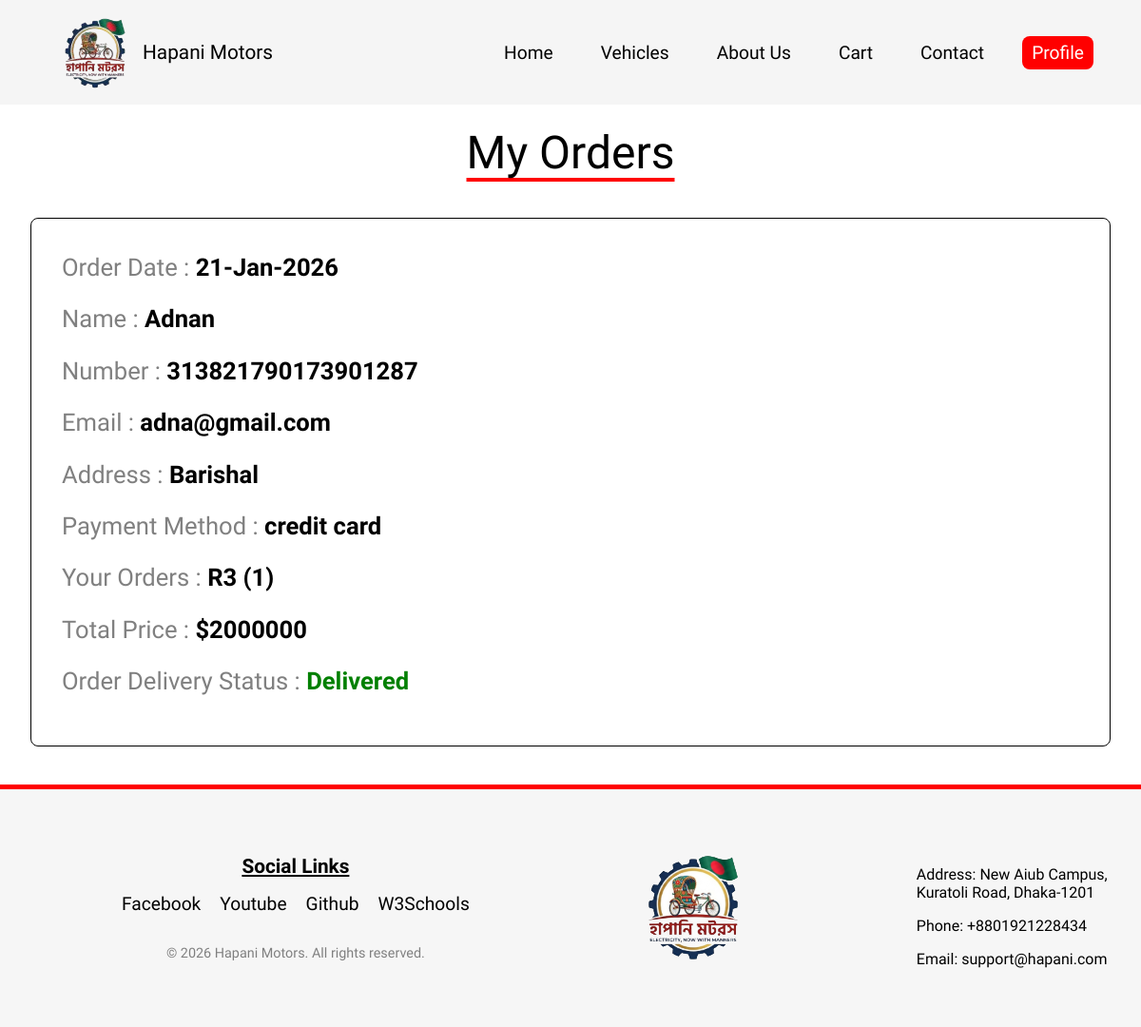
Screenshot of /controller/OrderHistoryController.php (signed in) with the database file from the repository.
### tables this page shows
CREATE TABLE `orders` (
  `order_id` int(100) NOT NULL,
  `user_id` int(100) NOT NULL,
  `name` varchar(100) NOT NULL,
  `number` varchar(100) NOT NULL,
  `email` varchar(100) NOT NULL,
  `method` varchar(100) NOT NULL,
  `address` varchar(1000) NOT NULL,
  `total_products` varchar(1000) NOT NULL,
  `total_price` int(100) NOT NULL,
  `date` varchar(100) NOT NULL,
  `comment` varchar(100) NOT NULL
);

### controller/OrderHistoryController.php (called while the page is built, shortened)
<?php
include '../model/Order.php';
$user_id = $_SESSION['user_id'];
$select_orders = getUserOrders($user_id);
include '../view/user_orders.php';
?>

### model/order.php (called while the page is built, shortened)
<?php
function getUserOrders($user_id) {
    $conn= mysqli_connect("localhost", "root", "", "hapani");
    $user_id= mysqli_real_escape_string($conn, $user_id);
    $sql = "SELECT * FROM orders WHERE user_id = '$user_id' ORDER BY order_id DESC";
    $result = mysqli_query($conn, $sql);
    return $result;
}
?>

### view/user_orders.php (the view, shortened to what this page needs)
<!DOCTYPE html>
<html lang="en">
<head>
   <link rel="stylesheet" href="../view/css/css.css">
</head>
<body>
   <header>
      <?php include 'user_profile_header.php'; ?>
   </header>
   <section class="placed-orders">
      <h1 class="title">My Orders</h1>
      <div class="box-container">
      <?php
         if(mysqli_num_rows($select_orders) > 0){
            while($fetch_orders = mysqli_fetch_assoc($select_orders)){
      ?>
      <div class="box">
         <p> Order Date : <span><?= htmlspecialchars($fetch_orders['date']); ?></span> </p>
         <p> Name : <span><?= htmlspecialchars($fetch_orders['name']); ?></span> </p>
         <p> Number : <span><?= htmlspecialchars($fetch_orders['number']); ?></span> </p>
         <p> Email : <span><?= htmlspecialchars($fetch_orders['email']); ?></span> </p>
         <p> Address : <span><?= htmlspecialchars($fetch_orders['address']); ?></span> </p>
         <p> Payment Method : <span><?= htmlspecialchars($fetch_orders['method']); ?></span> </p>
         <p> Your Orders : <span><?= htmlspecialchars($fetch_orders['total_products']); ?></span> </p>
         <p> Total Price : <span>$<?= htmlspecialchars($fetch_orders['total_price']); ?></span> </p>
         <p> Order Delivery Status : <span style="color:<?php if($fetch_orders['comment'] == 'Pending'){ echo 'red'; }else{ echo 'green'; }; ?>"><?= htmlspecialchars($fetch_orders['comment']); ?></span> </p>
      </div>
      <?php
         }
      }
      else{
         echo '<p class="empty">No orders placed yet!</p>';
      }
      ?>
      </div>
   </section>
   <?php include 'user_footer.php'; ?>
</body>
</html>

### view/css/css.css (style rules this page uses)
* { margin: 0; padding: 0; text-decoration: none; box-sizing: border-box; font-family: "Comme", sans-serif; font-optical-sizing: auto; font-style: normal; }
body { background-color: white; }
.box { width: 100%; background-color: white; padding: 1rem; margin: 0.5rem 0; font-size: 1.1rem; border: 1px solid black; border-radius: .5rem; }
.placed-orders .title { text-align: center; margin-top: 2rem; color: black; font-size: 3rem; font-weight: 400; text-decoration: underline red; text-underline-offset: 10px; }
.placed-orders .box-container { max-width: 1200px; margin: 0 auto; display: grid; grid-template-columns: repeat(auto-fit, minmax(30rem, 1fr)); gap: 1.5rem; padding: 2rem; align-items: flex-start; }
.placed-orders .box-container .box { background-color: white; padding: 2rem; border-radius: .5rem; border: 1px solid black; }
.placed-orders .box-container .box p { margin-bottom: 1rem; font-size: 1.6rem; color: grey; line-height: 1.5; }
.placed-orders .box-container .box p span { color: black; font-weight: bold; }
.placed-orders .box-container .box p span[style*="green"] { color: green !important; }

### rows the page displays
orders: date "21-Jan-2026", name "Adnan", number "313821790173901287", email "adna@gmail.com", address "Barishal", method "credit card", total_products "R3 (1)", total_price "2000000", comment "Delivered"
